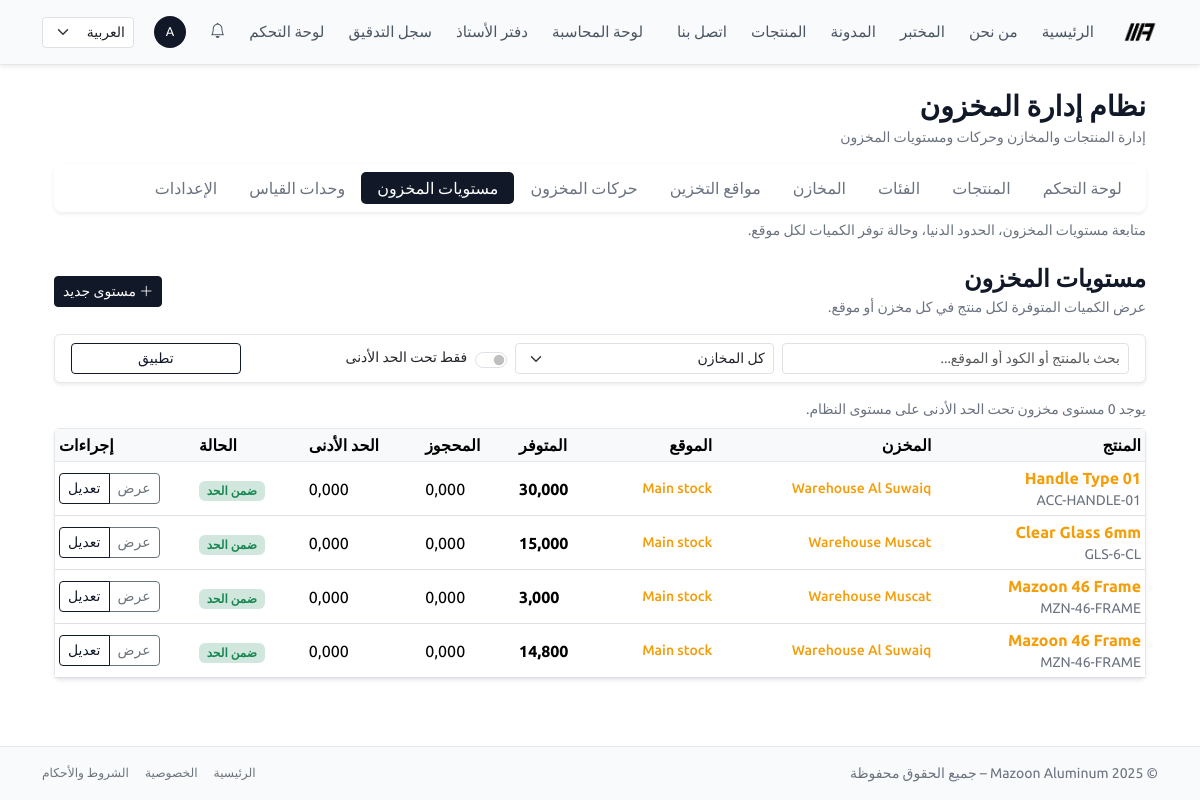
The page /ar/inventory/stock-levels/ (signed in) on the database as committed earlier.
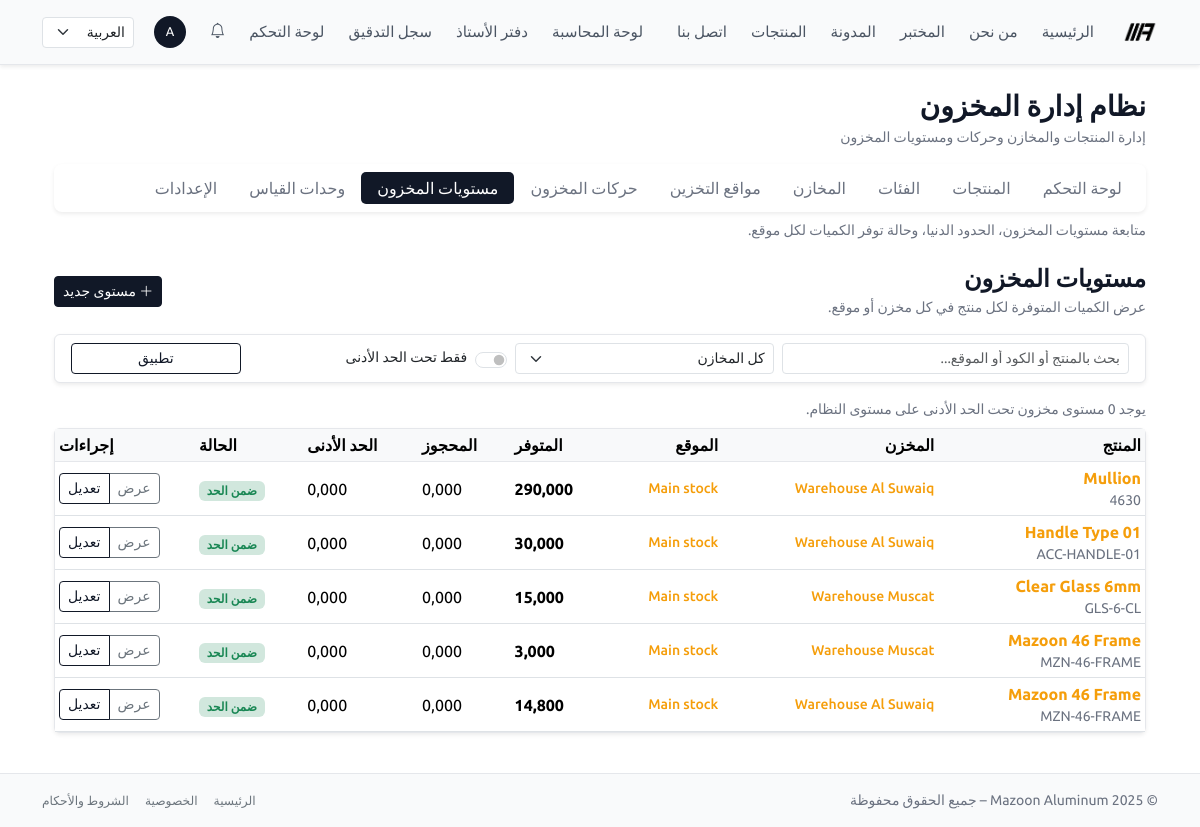
The same page on the database as committed later.
### inventory/models.py (models this page shows, shortened)
class StockLevel(TimeStampedModel):
    product = models.ForeignKey(
        Product,
        on_delete=models.CASCADE,
        related_name="stock_levels",
        verbose_name=_("Product"),
    )
    warehouse = models.ForeignKey(
        Warehouse,
        on_delete=models.PROTECT,
        related_name="stock_levels",
        verbose_name=_("Warehouse"),
    )
    location = models.ForeignKey(
        StockLocation,
        on_delete=models.PROTECT,
        related_name="stock_levels",
        verbose_name=_("Location inside warehouse"),
    )
    quantity_on_hand = models.DecimalField(
        max_digits=12,
        decimal_places=3,
        default=Decimal("0.000"),
        verbose_name=_("Quantity on hand"),
    )
    quantity_reserved = models.DecimalField(
        max_digits=12,
        decimal_places=3,
        default=Decimal("0.000"),
        verbose_name=_("Reserved quantity"),
    )
    min_stock = models.DecimalField(
        max_digits=12,
        decimal_places=3,
        default=Decimal("0.000"),
        verbose_name=_("Minimum stock"),
    )
    objects = StockLevelManager()
    class Meta:
        verbose_name = _("Stock level")
        verbose_name_plural = _("Stock levels")
        unique_together = ("product", "warehouse", "location")
    @property
    def is_below_min(self) -> bool:
        if not self.min_stock:
            return False
        return self.quantity_on_hand < self.min_stock

class Product(TimeStampedModel):
    category = models.ForeignKey(
        ProductCategory,
        on_delete=models.SET_NULL,
        null=True,
        blank=True,
        related_name="products",
        verbose_name=_("التصنيف"),
    )
    code = models.CharField(
        max_length=50,
        unique=True,
        verbose_name=_("كود المنتج"),
        help_text=_("كود داخلي فريد، مثل: MZN-46-FRAME"),
    )
    name = models.CharField(
        max_length=255,
        verbose_name=_("اسم المنتج"),
    )
    short_description = models.CharField(
        max_length=255,
        blank=True,
        verbose_name=_("وصف مختصر"),
        help_text=_("سطر واحد يظهر في القوائم والجداول."),
    )
    description = models.TextField(
        blank=True,
        verbose_name=_("وصف تفصيلي"),
    )
    base_uom = models.ForeignKey(
        UnitOfMeasure,
        on_delete=models.PROTECT,
        related_name="products_as_base",
        verbose_name=_("وحدة القياس الأساسية"),
        help_text=_("الوحدة الأساسية للمخزون، مثل: M, PCS."),
    )
    alt_uom = models.ForeignKey(
        UnitOfMeasure,
        on_delete=models.PROTECT,
        null=True,
        blank=True,
        related_name="products_as_alt",
        verbose_name=_("وحدة بديلة"),
        help_text=_(
            "وحدة أخرى للبيع أو الشراء (مثل: لفة، كرتون). "
            "سيتم تعريف 1 وحدة بديلة كـ alt_factor من الوحدة الأساسية."
        ),
    )
    alt_factor = models.DecimalField(
        max_digits=18,
        decimal_places=6,
        null=True,
        blank=True,
        verbose_name=_("عامل تحويل الوحدة البديلة"),
        help_text=_(
            "كم تساوي 1 وحدة بديلة من الوحدة الأساسية. "
            "مثال: إذا الأساس متر والبديلة لفة 6م، اكتب 6."
        ),
    )
    weight_uom = models.ForeignKey(
        UnitOfMeasure,
        on_delete=models.PROTECT,
        null=True,
        blank=True,
        related_name="products_as_weight",
        verbose_name=_("وحدة الوزن"),
        help_text=_("الوحدة المستخدمة للوزن، مثل: KG."),
    )
    weight_per_base = models.DecimalField(
        max_digits=18,
        decimal_places=6,
        null=True,
        blank=True,
        verbose_name=_("الوزن لكل وحدة أساسية"),
        help_text=_(
            "الوزن في وحدة الوزن لكل 1 من الوحدة الأساسية. "
            "مثال: إذا الأساس متر ووحدة الوزن كجم، هذا الحقل هو كجم/م."
        ),
    )
    is_stock_item = models.BooleanField(
        default=True,
        verbose_name=_("يُتابَع في المخزون"),
        help_text=_("إذا تم تعطيله، لن يتم تتبع هذا المنتج في حركات المخزون."),
    )
    is_active = models.BooleanField(
        default=True,
        verbose_name=_("نشط"),
        help_text=_("إذا تم تعطيله، لن يظهر في المستندات الجديدة."),
    )
    is_published = models.BooleanField(
        default=False,
        verbose_name=_("منشور على الموقع/البوابة"),
        help_text=_("إذا تم تفعيله، يمكن عرض المنتج في الموقع أو بوابة العملاء."),
    )
    objects = ProductManager()
    class Meta:
        verbose_name = _("منتج")
        verbose_name_plural = _("المنتجات")
        ordering = ("code",)

class Warehouse(TimeStampedModel):
    code = models.CharField(
        max_length=20,
        unique=True,
        verbose_name=_("Warehouse code"),
        help_text=_("Short code, e.g. WH-MCT."),
    )
    name = models.CharField(
        max_length=200,
        verbose_name=_("Warehouse name"),
    )
    description = models.TextField(
        blank=True,
        verbose_name=_("Description"),
    )
    is_active = models.BooleanField(
        default=True,
        verbose_name=_("Active"),
    )
    objects = WarehouseManager()
    class Meta:
        verbose_name = _("Warehouse")
        verbose_name_plural = _("Warehouses")
        ordering = ("code",)

class StockLocation(TimeStampedModel):
    class LocationType(models.TextChoices):
        INTERNAL = "internal", _("Internal")
        SUPPLIER = "supplier", _("Supplier")
        CUSTOMER = "customer", _("Customer")
        SCRAP = "scrap", _("Scrap")
        TRANSIT = "transit", _("Transit")
    warehouse = models.ForeignKey(
        Warehouse,
        on_delete=models.CASCADE,
        related_name="locations",
        verbose_name=_("Warehouse"),
    )
    code = models.CharField(
        max_length=30,
        verbose_name=_("Location code"),
        help_text=_("Short code, e.g. STOCK, SCRAP, SHOWROOM."),
    )
    name = models.CharField(
        max_length=200,
        verbose_name=_("Location name"),
    )
    type = models.CharField(
        max_length=20,
        choices=LocationType.choices,
        default=LocationType.INTERNAL,
        verbose_name=_("Location type"),
    )
    is_active = models.BooleanField(
        default=True,
        verbose_name=_("Active"),
    )
    objects = StockLocationManager()
    class Meta:
        verbose_name = _("Stock location")
        verbose_name_plural = _("Stock locations")
        unique_together = ("warehouse", "code")
        ordering = ("warehouse__code", "code")

### inventory/views.py (the view, shortened to what this page needs)
class StockLevelListView(InventoryStaffRequiredMixin, ListView):
    model = StockLevel
    template_name = "inventory/stocklevel/list.html"
    context_object_name = "stock_levels"
    paginate_by = 50
    def get_queryset(self):
        qs = (
            StockLevel.objects
            .select_related("product", "warehouse", "location")
            .order_by("product__code", "warehouse__code", "location__code")
        )
        q = self.request.GET.get("q", "").strip()
        wh = self.request.GET.get("warehouse") or None
        below_min = self.request.GET.get("below_min") == "1"
        if wh:
            qs = qs.filter(warehouse_id=wh)
        if below_min:
            qs = filter_below_min_stock_levels(qs)
        self.search_query = q
        self.warehouse_filter = wh
        self.below_min_only = below_min
        return qs
    def get_context_data(self, **kwargs):
        ctx = super().get_context_data(**kwargs)
        ctx["q"] = getattr(self, "search_query", "")
        ctx["warehouse_filter"] = getattr(self, "warehouse_filter", None)
        ctx["below_min_only"] = getattr(self, "below_min_only", False)
        ctx["warehouses"] = Warehouse.objects.filter(is_active=True)
        ctx["low_total"] = get_low_stock_total()
        ctx["subsection"] = "stock_levels"
        return ctx

### core/context_processors/notifications.py (called while the page is built)
def notifications_context(request):
    user = request.user
    if not user.is_authenticated:
        return {}
    base_qs = Notification.objects.for_user(user)
    unread_count = base_qs.unread().count()
    recent_notifications = list(
        base_qs.select_related("target_content_type")[:10]
    )
    return {
        "notif_unread_count": unread_count,
        "notif_recent": recent_notifications,
        "notif_has_unread": unread_count > 0,
    }

### core/models/notifications.py (called while the page is built)
    def visible(self):
        return self.filter(is_deleted=False)

    def for_user(self, user):
        return self.visible().filter(recipient=user)

    def unread(self):
        return self.filter(is_read=False)

### inventory/services.py (called while the page is built)
def filter_below_min_stock_levels(qs):
    return qs.filter(
        min_stock__gt=Decimal("0.000"),
        quantity_on_hand__lt=F("min_stock"),
    )

def get_low_stock_total() -> int:
    base_qs = StockLevel.objects.all()
    return filter_below_min_stock_levels(base_qs).count()

### inventory/views.py (called while the page is built)
    def test_func(self):
        user = self.request.user
        return user.is_authenticated and user.is_staff

### templates/inventory/stocklevel/list.html (shortened to what the changed rows need)
{% extends "inventory/base_inventory.html" %}
{% load i18n %}
{% block inventory_content %}
<div class="d-flex justify-content-between align-items-center mb-3">
  <div>
    <h1 class="h4 fw-bold mb-1">
      {% trans "مستويات المخزون" %}
    </h1>
  </div>
</div>
<div class="card border-0 shadow-sm mb-3">
  <div class="card-body p-0">
    <table class="table table-hover mb-0 align-middle table-sm">
      <thead class="table-light">
        <tr>
          <th>{% trans "المنتج" %}</th>
          <th>{% trans "المخزن" %}</th>
          <th>{% trans "الموقع" %}</th>
          <th class="text-end">{% trans "المتوفر" %}</th>
          <th class="text-end">{% trans "المحجوز" %}</th>
          <th class="text-end">{% trans "الحد الأدنى" %}</th>
          <th class="text-end">{% trans "الحالة" %}</th>
          <th class="text-end" style="width: 140px;">{% trans "إجراءات" %}</th>
        </tr>
      </thead>
      <tbody>
        {% for lvl in object_list %}
          <tr>
            <td>
              <a href="{% url 'inventory:stocklevel_detail' lvl.pk %}"
                 class="text-decoration-none fw-semibold">
                {{ lvl.product.name }}
              </a>
              <div class="small text-muted">
                {{ lvl.product.code }}
              </div>
            </td>
            <td class="small">
              {% if lvl.warehouse %}
                <a href="{% url 'inventory:warehouse_update' lvl.warehouse.pk %}"
                   class="text-decoration-none">
                  {{ lvl.warehouse.name }}
                </a>
              {% else %}
                <span class="text-muted">-</span>
              {% endif %}
            </td>
            <td class="small">
              {% if lvl.location %}
                <a href="{% url 'inventory:location_update' lvl.location.pk %}"
                   class="text-decoration-none">
                  {{ lvl.location.name }}
                </a>
              {% else %}
                <span class="text-muted">-</span>
              {% endif %}
            </td>
            <td class="text-end fw-semibold">{{ lvl.quantity_on_hand }}</td>
            <td class="text-end">{{ lvl.quantity_reserved }}</td>
            <td class="text-end">{{ lvl.min_stock }}</td>
            <td class="text-end">
              {% if lvl.is_below_min %}
                <span class="badge bg-danger-subtle text-danger">
                  {% trans "تحت الحد الأدنى" %}
                </span>
              {% else %}
                <span class="badge bg-success-subtle text-success">
                  {% trans "ضمن الحد" %}
                </span>
              {% endif %}
            </td>
            <td class="text-end">
              <div class="btn-group btn-group-sm">
                <a href="{% url 'inventory:stocklevel_detail' lvl.pk %}"
                   class="btn btn-outline-secondary">
                  {% trans "عرض" %}
                </a>
                <a href="{% url 'inventory:stocklevel_update' lvl.pk %}"
                   class="btn btn-outline-primary">
                  {% trans "تعديل" %}
                </a>
              </div>
            </td>
          </tr>
        {% endfor %}
      </tbody>
    </table>
  </div>
</div>
{% endblock %}

Rows that differ between the two databases and show on the page:
added StockLevel: product.name "Mullion", product.code "4630", warehouse.name "Warehouse Al Suwaiq", location.name "Main stock", quantity_on_hand "290,000", quantity_reserved "0,000", min_stock "0,000"
